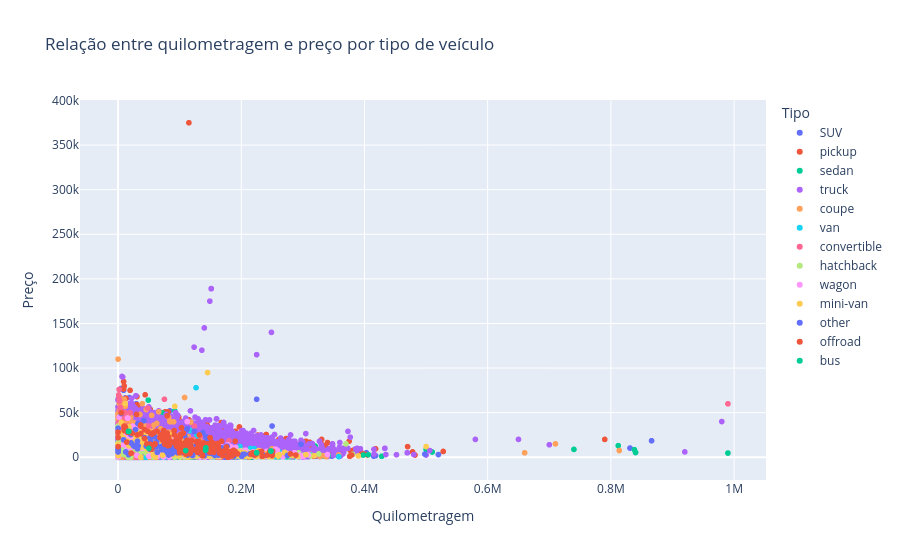

This figure's notebook cell:
### Code cell
## 9. Relação entre quilometragem e preço por tipo de veículo

fig = px.scatter(
    car_data,
    x='odometer',
    y='price',
    color='type',
    title='Relação entre quilometragem e preço por tipo de veículo',
    labels={'odometer': 'Quilometragem', 'price': 'Preço', 'type': 'Tipo'})

fig.show()

### Figure 1 — Plotly figure (JSON) as saved in the notebook; plotly's stock layout.template omitted (floating-point values rounded to 4 significant figures; data arrays with more than 128 entries replaced by an {"elided": "..."} marker saying what was removed)
{"data": [{"hovertemplate": "Tipo=SUV<br>Quilometragem=%{x}<br>Preço=%{y}<extra></extra>", "legendgroup": "SUV", "marker": {"color": "#636efa", "symbol": "circle"}, "mode": "markers", "name": "SUV", "showlegend": true, "type": "scattergl", "x": {"elided": "12405 float values"}, "xaxis": "x", "y": {"elided": "12405 int values"}, "yaxis": "y"}, {"hovertemplate": "Tipo=pickup<br>Quilometragem=%{x}<br>Preço=%{y}<extra></extra>", "legendgroup": "pickup", "marker": {"color": "#EF553B", "symbol": "circle"}, "mode": "markers", "name": "pickup", "showlegend": true, "type": "scattergl", "x": {"elided": "6988 float values"}, "xaxis": "x", "y": {"elided": "6988 int values"}, "yaxis": "y"}, {"hovertemplate": "Tipo=sedan<br>Quilometragem=%{x}<br>Preço=%{y}<extra></extra>", "legendgroup": "sedan", "marker": {"color": "#00cc96", "symbol": "circle"}, "mode": "markers", "name": "sedan", "showlegend": true, "type": "scattergl", "x": {"elided": "12154 float values"}, "xaxis": "x", "y": {"elided": "12154 int values"}, "yaxis": "y"}, {"hovertemplate": "Tipo=truck<br>Quilometragem=%{x}<br>Preço=%{y}<extra></extra>", "legendgroup": "truck", "marker": {"color": "#ab63fa", "symbol": "circle"}, "mode": "markers", "name": "truck", "showlegend": true, "type": "scattergl", "x": {"elided": "12353 float values"}, "xaxis": "x", "y": {"elided": "12353 int values"}, "yaxis": "y"}, {"hovertemplate": "Tipo=coupe<br>Quilometragem=%{x}<br>Preço=%{y}<extra></extra>", "legendgroup": "coupe", "marker": {"color": "#FFA15A", "symbol": "circle"}, "mode": "markers", "name": "coupe", "showlegend": true, "type": "scattergl", "x": {"elided": "2303 float values"}, "xaxis": "x", "y": {"elided": "2303 int values"}, "yaxis": "y"}, {"hovertemplate": "Tipo=van<br>Quilometragem=%{x}<br>Preço=%{y}<extra></extra>", "legendgroup": "van", "marker": {"color": "#19d3f3", "symbol": "circle"}, "mode": "markers", "name": "van", "showlegend": true, "type": "scattergl", "x": {"elided": "633 float values"}, "xaxis": "x", "y": {"elided": "633 int values"}, "yaxis": "y"}, {"hovertemplate": "Tipo=convertible<br>Quilometragem=%{x}<br>Preço=%{y}<extra></extra>", "legendgroup": "convertible", "marker": {"color": "#FF6692", "symbol": "circle"}, "mode": "markers", "name": "convertible", "showlegend": true, "type": "scattergl", "x": {"elided": "446 float values"}, "xaxis": "x", "y": {"elided": "446 int values"}, "yaxis": "y"}, {"hovertemplate": "Tipo=hatchback<br>Quilometragem=%{x}<br>Preço=%{y}<extra></extra>", "legendgroup": "hatchback", "marker": {"color": "#B6E880", "symbol": "circle"}, "mode": "markers", "name": "hatchback", "showlegend": true, "type": "scattergl", "x": {"elided": "1047 float values"}, "xaxis": "x", "y": {"elided": "1047 int values"}, "yaxis": "y"}, {"hovertemplate": "Tipo=wagon<br>Quilometragem=%{x}<br>Preço=%{y}<extra></extra>", "legendgroup": "wagon", "marker": {"color": "#FF97FF", "symbol": "circle"}, "mode": "markers", "name": "wagon", "showlegend": true, "type": "scattergl", "x": {"elided": "1541 float values"}, "xaxis": "x", "y": {"elided": "1541 int values"}, "yaxis": "y"}, {"hovertemplate": "Tipo=mini-van<br>Quilometragem=%{x}<br>Preço=%{y}<extra></extra>", "legendgroup": "mini-van", "marker": {"color": "#FECB52", "symbol": "circle"}, "mode": "markers", "name": "mini-van", "showlegend": true, "type": "scattergl", "x": {"elided": "1161 float values"}, "xaxis": "x", "y": {"elided": "1161 int values"}, "yaxis": "y"}, {"hovertemplate": "Tipo=other<br>Quilometragem=%{x}<br>Preço=%{y}<extra></extra>", "legendgroup": "other", "marker": {"color": "#636efa", "symbol": "circle"}, "mode": "markers", "name": "other", "showlegend": true, "type": "scattergl", "x": {"elided": "256 float values"}, "xaxis": "x", "y": {"elided": "256 int values"}, "yaxis": "y"}, {"hovertemplate": "Tipo=offroad<br>Quilometragem=%{x}<br>Preço=%{y}<extra></extra>", "legendgroup": "offroad", "marker": {"color": "#EF553B", "symbol": "circle"}, "mode": "markers", "name": "offroad", "showlegend": true, "type": "scattergl", "x": {"elided": "214 float values"}, "xaxis": "x", "y": {"elided": "214 int values"}, "yaxis": "y"}, {"hovertemplate": "Tipo=bus<br>Quilometragem=%{x}<br>Preço=%{y}<extra></extra>", "legendgroup": "bus", "marker": {"color": "#00cc96", "symbol": "circle"}, "mode": "markers", "name": "bus", "showlegend": true, "type": "scattergl", "x": [142500.0, 17040.0, 142500.0, 225000.0, 17040.0, 17040.0, 225000.0, 17040.0, 17040.0, 17040.0, 225000.0, 17040.0, 225000.0, 17040.0, 248100.0, 142000.0, 109700.0, 225000.0, 50000.0, 248100.0, 248100.0, NaN, 17040.0, 17040.0], "xaxis": "x", "y": [10500, 28990, 10500, 4995, 28990, 28990, 4995, 28990, 28990, 28990, 4995, 28990, 4995, 28990, 6997, 7900, 7500, 4995, 10000, 6997, 6997, 28990, 28990, 28990], "yaxis": "y"}], "layout": {"legend": {"title": {"text": "Tipo"}, "tracegroupgap": 0}, "title": {"text": "Relação entre quilometragem e preço por tipo de veículo"}, "xaxis": {"anchor": "y", "domain": [0, 1], "title": {"text": "Quilometragem"}}, "yaxis": {"anchor": "x", "domain": [0, 1], "title": {"text": "Preço"}}}}
